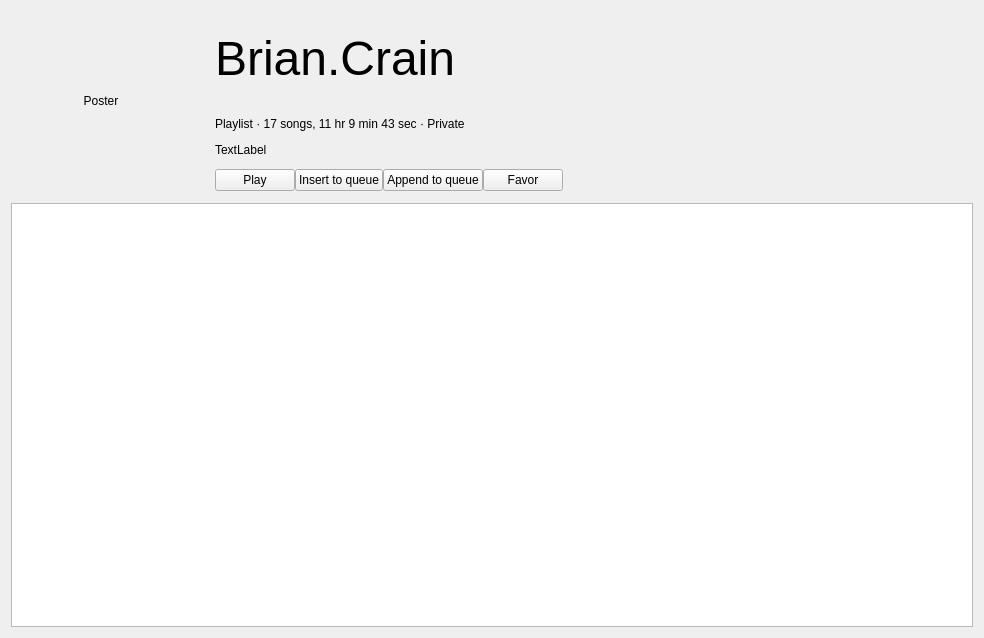
<?xml version="1.0" encoding="UTF-8"?>
<ui version="4.0">
 <class>PlaylistInfoPage</class>
 <widget class="QWidget" name="PlaylistInfoPage">
  <property name="geometry">
   <rect>
    <x>0</x>
    <y>0</y>
    <width>984</width>
    <height>638</height>
   </rect>
  </property>
  <property name="windowTitle">
   <string>Form</string>
  </property>
  <layout class="QGridLayout" name="gridLayout" rowstretch="1,0,0,0,10">
   <property name="horizontalSpacing">
    <number>24</number>
   </property>
   <property name="verticalSpacing">
    <number>12</number>
   </property>
   <item row="0" column="0" rowspan="4">
    <widget class="QLabel" name="posterLabel">
     <property name="minimumSize">
      <size>
       <width>180</width>
       <height>180</height>
      </size>
     </property>
     <property name="text">
      <string>Poster</string>
     </property>
     <property name="alignment">
      <set>Qt::AlignCenter</set>
     </property>
    </widget>
   </item>
   <item row="0" column="1">
    <widget class="QLabel" name="pageTitleLabel">
     <property name="font">
      <font>
       <pointsize>36</pointsize>
      </font>
     </property>
     <property name="text">
      <string>Brian.Crain</string>
     </property>
    </widget>
   </item>
   <item row="1" column="1">
    <widget class="QLabel" name="pageInfoLabel">
     <property name="text">
      <string>Playlist · 17 songs, 11 hr 9 min 43 sec · Private</string>
     </property>
    </widget>
   </item>
   <item row="2" column="1">
    <widget class="QLabel" name="pageInfo2Label">
     <property name="text">
      <string>TextLabel</string>
     </property>
    </widget>
   </item>
   <item row="3" column="1">
    <layout class="QHBoxLayout" name="horizontalLayout">
     <item>
      <widget class="QPushButton" name="playButton">
       <property name="text">
        <string>Play</string>
       </property>
      </widget>
     </item>
     <item>
      <widget class="QPushButton" name="insertToQueueButton">
       <property name="text">
        <string>Insert to queue</string>
       </property>
      </widget>
     </item>
     <item>
      <widget class="QPushButton" name="appendToQueueEndButton">
       <property name="toolTip">
        <string>Add to the End of Queue</string>
       </property>
       <property name="text">
        <string>Append to queue</string>
       </property>
      </widget>
     </item>
     <item>
      <widget class="QPushButton" name="favorButton">
       <property name="text">
        <string>Favor</string>
       </property>
      </widget>
     </item>
     <item>
      <spacer name="horizontalSpacer">
       <property name="orientation">
        <enum>Qt::Horizontal</enum>
       </property>
       <property name="sizeHint" stdset="0">
        <size>
         <width>40</width>
         <height>20</height>
        </size>
       </property>
      </spacer>
     </item>
    </layout>
   </item>
   <item row="4" column="0" colspan="2">
    <widget class="TrackTableView" name="tableView"/>
   </item>
  </layout>
 </widget>
 <customwidgets>
  <customwidget>
   <class>TrackTableView</class>
   <extends>QTableView</extends>
   <header location="global">tracktableview.h</header>
  </customwidget>
 </customwidgets>
 <resources/>
 <connections/>
</ui>
